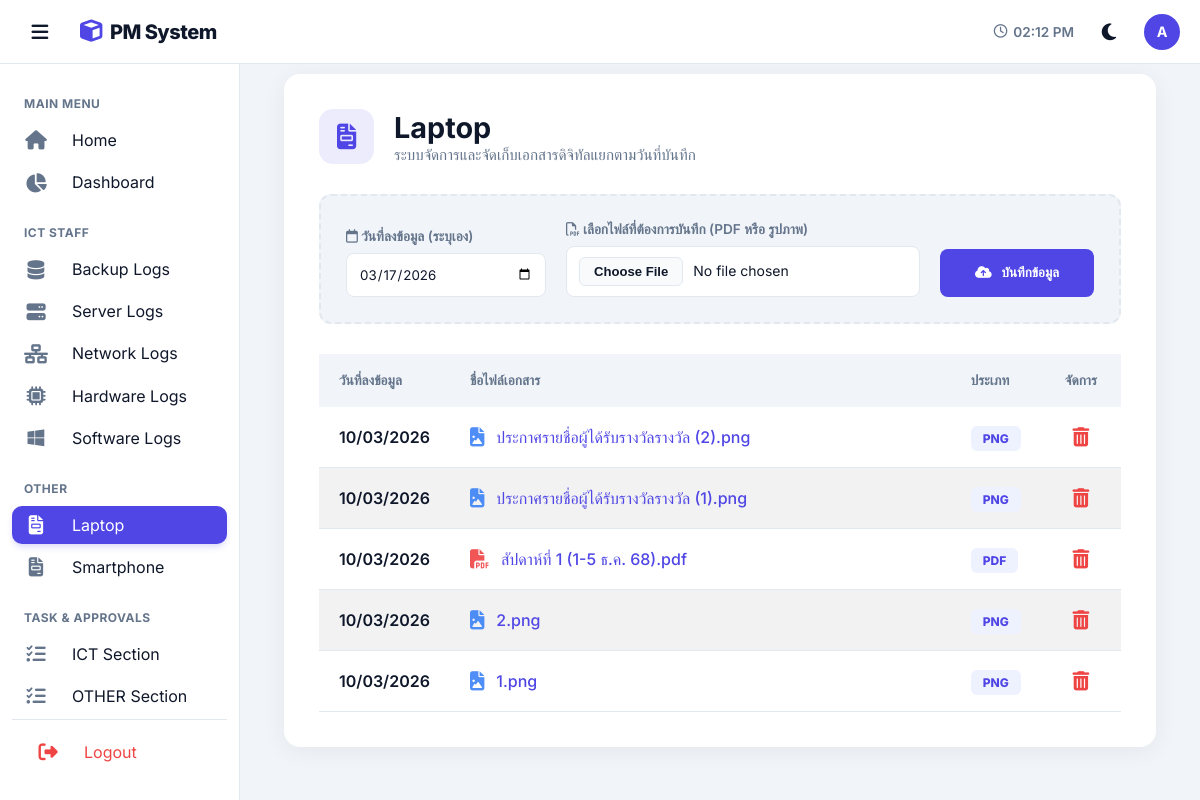
Screenshot of /Custom_page/custom_page_view.php?id=3 (signed in) with the database file from the repository.
### tables this page shows
CREATE TABLE `custom_pages` (
  `id` int(11) NOT NULL,
  `page_name` varchar(255) NOT NULL,
  `created_at` timestamp NOT NULL DEFAULT current_timestamp()
);

CREATE TABLE `custom_page_files` (
  `id` int(11) NOT NULL,
  `page_id` int(11) NOT NULL,
  `report_date` date NOT NULL,
  `file_path` varchar(255) NOT NULL,
  `file_type` varchar(10) NOT NULL,
  `uploaded_at` timestamp NOT NULL DEFAULT current_timestamp()
);

### Custom_page/custom_page_view.php (the view, shortened to what this page needs)
<?php
include '../db.php';
$page_id = isset($_GET['id']) ? intval($_GET['id']) : 0;
$page_data = $conn->query("SELECT * FROM custom_pages WHERE id = $page_id")->fetch_assoc();
$files = $conn->query("SELECT * FROM custom_page_files WHERE page_id = $page_id ORDER BY report_date DESC, id DESC");
?>
<!DOCTYPE html>
<html lang="en">
<head>
    <link rel="stylesheet" href="https://cdnjs.cloudflare.com/ajax/libs/font-awesome/6.4.0/css/all.min.css">
    <link rel="stylesheet" href="../css/theme.css">
    <link rel="stylesheet" href="../Custom_page/css/custom.css">
    <link rel="stylesheet" href="../Custom_page/css/custom_page.css">
</head>
<body>
    <?php
    $path = "../";
    include '../components/header_nav.php';
    ?>
    <div class="main">
        <div class="container">
            <div class="card custom-card">
                <div style="display:flex; align-items:center; gap:20px; margin-bottom:30px;">
                    <div style="width:55px; height:55px; background:rgba(79, 70, 229, 0.1); color:var(--primary); border-radius:14px; display:flex; align-items:center; justify-content:center; font-size:1.6rem;">
                        <i class="fa-solid fa-file-invoice"></i>
                    </div>
                    <div>
                        <h2 style="margin:0; font-size:1.8rem; color:var(--text-main);"><?=$page_data['page_name']?></h2>
                        <p style="margin:0; font-size:0.95rem; color:var(--text-sub);">ระบบจัดการและจัดเก็บเอกสารดิจิทัลแยกตามวันที่บันทึก</p>
                    </div>
                </div>
                <form method="POST" enctype="multipart/form-data" class="upload-zone">
                    <div class="input-group" style="flex: 1; min-width: 200px;">
                        <label><i class="fa-regular fa-calendar"></i> วันที่ลงข้อมูล (ระบุเอง)</label>
                        <input type="date" name="report_date" value="<?=date('Y-m-d')?>" required>
                    </div>
                    <div class="input-group" style="flex: 4; min-width: 350px;">
                        <label><i class="fa-regular fa-file-pdf"></i> เลือกไฟล์ที่ต้องการบันทึก (PDF หรือ รูปภาพ)</label>
                        <input type="file" name="file_upload" accept=".pdf,.jpg,.jpeg,.png" required>
                    </div>
                    <button type="submit" name="upload" class="btn-upload">
                        <i class="fa-solid fa-cloud-arrow-up"></i> บันทึกข้อมูล
                    </button>
                </form>
                <div class="wf-scroll-area">
                    <div class="table-responsive">
                        <table class="file-table">
                            <thead>
                                <tr>
                                    <th width="15%">วันที่ลงข้อมูล</th>
                                    <th>ชื่อไฟล์เอกสาร</th>
                                    <th width="10%">ประเภท</th>
                                    <th width="10%" style="text-align:center">จัดการ</th>
                                </tr>
                            </thead>
                            <tbody>
                                <?php while($f = $files->fetch_assoc()):
                                    $file_ext = $f['file_type'];
                                    $icon_class = ($file_ext == 'pdf') ? 'fa-file-pdf' : 'fa-file-image';
                                    $icon_color = ($file_ext == 'pdf') ? '#ef4444' : '#3b82f6';
                                    $full_filename = $f['file_path'];
                                    $last_underscore = strrpos($full_filename, '_');
                                    $display_name = ($last_underscore !== false) ? substr($full_filename, 0, $last_underscore) . "." . $file_ext : $full_filename;
                                ?>
                                <tr>
                                    <td><span style="font-weight:600; color:var(--text-main);"><?=date('d/m/Y', strtotime($f['report_date']))?></span></td>
                                    <td>
                                        <a href="uploads/<?=$f['file_path']?>" target="_blank" class="file-link">
                                            <i class="fa-solid <?=$icon_class?>" style="font-size:1.2rem; opacity:0.9; color: <?=$icon_color?>;"></i>
                                            <?=htmlspecialchars($display_name)?>
                                        </a>
                                    </td>
                                    <td><span class="badge-type"><?=strtoupper($file_ext)?></span></td>
                                    <td align="center">
                                        <a href="?id=<?=$page_id?>&del_file=<?=$f['id']?>" class="del-btn" style="color: #ef4444; font-size: 1.2rem;" onclick="return confirm('คุณต้องการลบไฟล์นี้ใช่หรือไม่?')">
                                            <i class="fa-solid fa-trash-can"></i>
                                        </a>
                                    </td>
                                </tr>
                                <?php endwhile; ?>
                            </tbody>
                        </table>
                    </div>
                </div>
            </div>
            <div style="height: 40px;"></div>
        </div>
    </div>
</body>
</html>

### components/header_nav.php (shortened to what this page needs)
<?php
$p = isset($path) ? $path : '../';
$current_page = isset($current_page) ? $current_page : '';
?>
<header class="header">
    <div class="header-left">
        <button class="menu-btn" id="toggleBtn" onclick="toggleSidebar()">
            <i class="fa-solid fa-bars"></i>
        </button>
        <div class="logo">
            <i class="fa-solid fa-cube"></i> PM System
        </div>
    </div>
    <div class="header-right" style="display:flex;align-items:center;gap:15px">
        <span style="font-size:0.85rem; font-weight:600; color:var(--text-sub); display:flex; align-items:center; gap:6px;">
            <i class="fa-regular fa-clock"></i> <span id="clock">--:--</span>
        </span>
        <button class="menu-btn" id="themeBtn" onclick="toggleTheme()">
        </button>
        <div style="width:36px; height:36px; background:var(--primary); border-radius:50%; color:white; display:flex; align-items:center; justify-content:center; font-weight:700; font-size:0.9rem;">
            <?=strtoupper(substr($_SESSION['username'] ?? 'U', 0, 1))?>
        </div>
    </div>
</header>
<nav class="sidebar" id="sidebar">
    <div class="nav">
        <div class="nav-title">Main Menu</div>
        <a href="<?=$p?>index.php" class="nav-link <?=($current_page=='home')?'active':''?>">
            <i class="fa-solid fa-house"></i> <span>Home</span>
        </a>
        <a href="<?=$p?>dashboard.php" class="nav-link <?=($current_page=='dashboard')?'active':''?>">
            <i class="fa-solid fa-chart-pie"></i> <span>Dashboard</span>
        </a>
        <div class="nav-title">ICT STAFF</div>
        <a href="<?=$p?>Backup_log/backup.php" class="nav-link <?=($current_page=='backup')?'active':''?>">
            <i class="fa-solid fa-database"></i> <span>Backup Logs</span>
        </a>
        <a href="<?=$p?>Server_log/server.php" class="nav-link <?=($current_page=='server')?'active':''?>">
            <i class="fa-solid fa-server"></i> <span>Server Logs</span>
        </a>
        <a href="<?=$p?>Network_log/network.php" class="nav-link <?=($current_page=='network')?'active':''?>">
            <i class="fa-solid fa-network-wired"></i> <span>Network Logs</span>
        </a>
        <a href="<?=$p?>Hardware_log/hardware.php" class="nav-link <?=($current_page=='hardware')?'active':''?>">
            <i class="fa-solid fa-microchip"></i> <span>Hardware Logs</span>
        </a>
        <a href="<?=$p?>Software_log/software.php" class="nav-link <?=($current_page=='software')?'active':''?>">
            <i class="fa-brands fa-windows"></i> <span>Software Logs</span>
        </a>
        <div class="nav-title">OTHER</div>
        <?php
        $nav_pages = $conn->query("SELECT * FROM custom_pages ORDER BY id ASC");
        $is_on_custom_view = (basename($_SERVER['PHP_SELF']) == 'custom_page_view.php');
        while($np = $nav_pages->fetch_assoc()):
            $is_active = ($is_on_custom_view && isset($_GET['id']) && $_GET['id'] == $np['id']) ? 'active' : '';
        ?>
        <a href="<?=$p?>Custom_page/custom_page_view.php?id=<?=$np['id']?>" class="nav-link <?=$is_active?>">
            <i class="fa-solid fa-file-invoice"></i> <span><?=$np['page_name']?></span>
        </a>
        <?php endwhile; ?>
        <div class="nav-title">Task & Approvals</div>
        <a href="<?=$p?>Workflow/workflow_mgmt.php" class="nav-link <?=($current_page=='workflow')?'active':''?>">
            <i class="fa-solid fa-tasks"></i> <span>ICT Section</span>
        </a>
        <a href="<?=$p?>Workflow/workflow_other.php" class="nav-link <?=($current_page=='workflow_other')?'active':''?>">
            <i class="fa-solid fa-tasks"></i> <span>OTHER Section</span>
        </a>
        <div class="nav-bottom">
            <a href="<?=$p?>login/logout.php" class="nav-link logout-link">
                <i class="fa-solid fa-right-from-bracket"></i>
                <span>Logout</span>
            </a>
        </div>
    </div>
</nav>

### css/theme.css (style rules this page uses)
:root { --primary: #4f46e5; --primary-light: #e0e7ff; --primary-soft: #4f46e520; --bg-body: #f8fafc; --bg-card: #ffffff; --text-main: #0f0f0f; --text-sub: #606060; --border: #e5e5e5; --hover: #f1f5f9; --th-bg: #f8fafc; --th-text: #374151; --input-bg: #ffffff; --row-hover-bg: #c7d2fe; --row-hover-text: #1e1b4b; }
body { font-family: 'Inter', 'Prompt', sans-serif; background-color: var(--bg-body); color: var(--text-main); transition: background-color 0.2s ease, color 0.2s ease; }

### Custom_page/css/custom.css (style rules this page uses)
:root { --primary: #4f46e5; --primary-soft: #4f46e520; --bg-body: #f1f5f9; --bg-card: #ffffff; --bg-side: #ffffff; --text-main: #0f172a; --text-sub: #64748b; --border: #e2e8f0; --hover: #f8fafc; --sb-w: 240px; --sb-w-mini: 72px; --header-h: 64px; --th-bg: #f2f2f2; --th-text: #374151; --h-row-1: 38px; --h-row-2: 32px; --zebra-bg: #f2f2f2; }
body { font-family: 'Inter', 'Prompt', sans-serif; background: var(--bg-body); color: var(--text-main); margin: 0; }
* { box-sizing: border-box; outline: none; }
.sidebar { width: var(--sb-w); background: var(--bg-side); display: flex; flex-direction: column; position: fixed; top: 0; bottom: 0; left: 0; z-index: 500; padding-top: var(--header-h); transition: width 0.3s cubic-bezier(0.4, 0, 0.2, 1); border-right: 1px solid var(--border); }
.nav { padding: 12px; overflow-y: auto; flex: 1; display: flex; flex-direction: column; }
.nav-link { display: flex; align-items: center; padding: 10px 12px; height: 40px; color: var(--text-main); text-decoration: none; border-radius: 10px; margin-bottom: 4px; white-space: nowrap; overflow: hidden; transition: 0.2s; }
.nav-link.active { background: var(--primary); color: white; box-shadow: 0 4px 6px -1px rgba(79, 70, 229, 0.2); }
.nav-link.active i { color: white; }
.nav-link i { min-width: 24px; margin-right: 24px; text-align: center; font-size: 1.2rem; color: var(--text-sub); transition: 0.2s; }
.nav-title { font-size: 0.75rem; font-weight: 700; color: var(--text-sub); margin: 20px 12px 10px; text-transform: uppercase; letter-spacing: 0.5px; }
.nav-bottom { margin-top: auto; padding: 12px; border-top: 1px solid var(--border); }
.logout-link { color: #ef4444 !important; }
.logout-link i { color: #ef4444 !important; }
.header { position: fixed; top: 0; left: 0; right: 0; height: var(--header-h); background: var(--bg-side); display: flex; align-items: center; justify-content: space-between; padding: 0 20px; border-bottom: 1px solid var(--border); z-index: 600; }
.header-left { display: flex; align-items: center; gap: 20px; }
.main { margin-top: var(--header-h); margin-left: var(--sb-w); height: calc(100vh - var(--header-h)); overflow-y: auto; display: flex; flex-direction: column; transition: margin-left 0.3s cubic-bezier(0.4, 0, 0.2, 1); min-width: 0; }
.menu-btn { background: none; border: none; font-size: 1.2rem; padding: 8px; border-radius: 50%; cursor: pointer; color: var(--text-main); width: 40px; height: 40px; display: flex; align-items: center; justify-content: center; transition: 0.2s; }
.logo { display: flex; align-items: center; gap: 8px; font-weight: 800; font-size: 1.25rem; letter-spacing: -0.5px; color: var(--text-main); }
.logo i { color: var(--primary); font-size: 1.4rem; }
html { scrollbar-width: thin; scrollbar-color: #cbd5e1 var(--bg-body); }
tbody tr:nth-child(even) td { background-color: var(--zebra-bg) !important; }
tbody tr:nth-child(odd) td { background-color: var(--bg-card) !important; }

### rows the page displays
custom_pages: page_name "Laptop"
custom_pages: page_name "Smartphone"
custom_page_files: report_date "10/03/2026", display_name "ประกาศรายชื่อผู้ได้รับรางวัลรางวัล (2).png", file_type "PNG"
custom_page_files: report_date "10/03/2026", display_name "ประกาศรายชื่อผู้ได้รับรางวัลรางวัล (1).png", file_type "PNG"
custom_page_files: report_date "10/03/2026", display_name "สัปดาห์ที่ 1 (1-5 ธ.ค. 68).pdf", file_type "PDF"
custom_page_files: report_date "10/03/2026", display_name "2.png", file_type "PNG"
custom_page_files: report_date "10/03/2026", display_name "1.png", file_type "PNG"

### other values shown
substr($_SESSION['username'] ?? 'U', 0, 1) "A"
